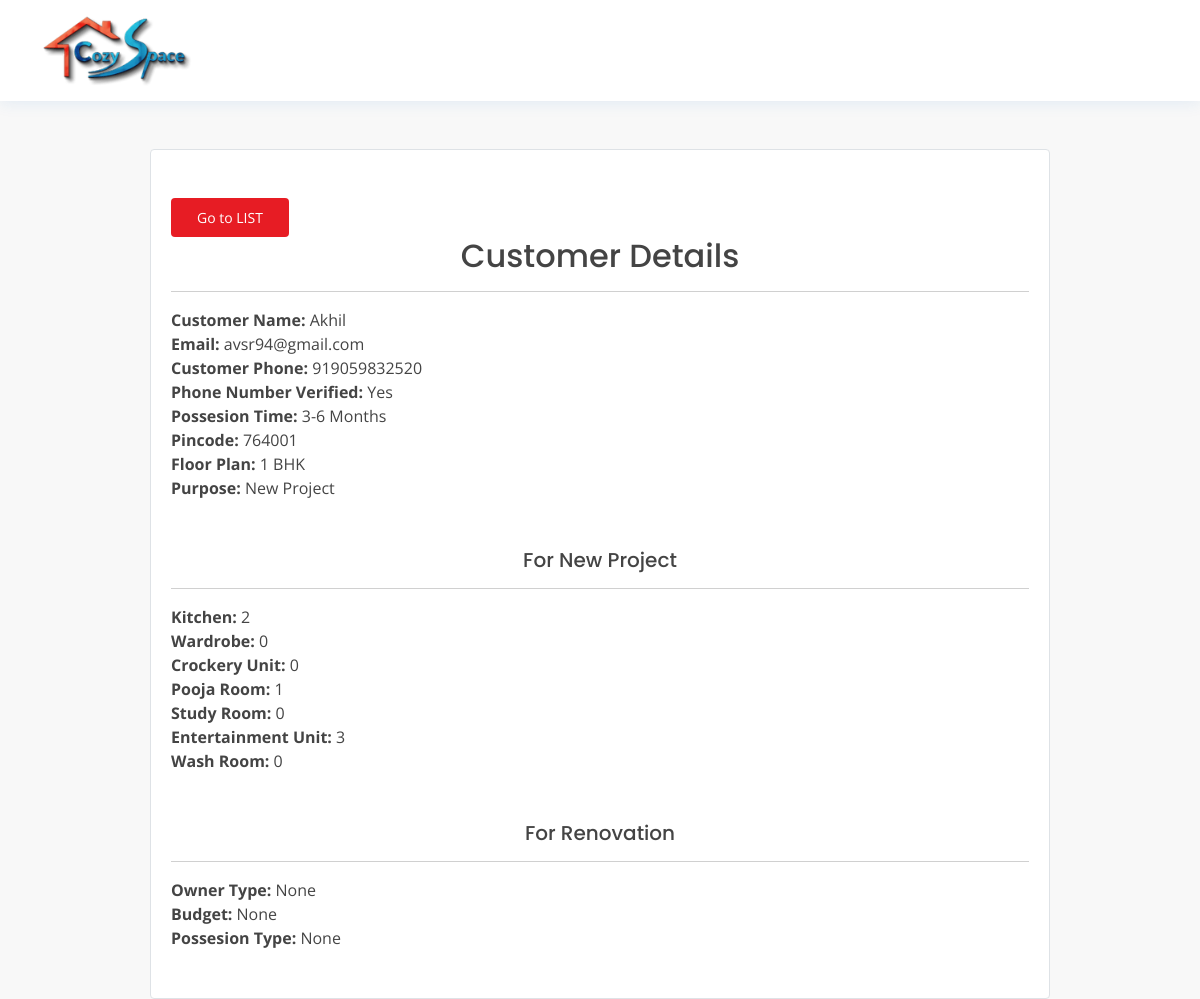
The app's page /customer/19 with its own data.
### main/models.py (models this page shows, shortened)
class GetQoute(models.Model):
    customer_name = models.CharField(max_length=100)
    customer_email = models.EmailField()
    customer_number = models.IntegerField()
    is_number_verified = models.BooleanField(default=False)
    possesion_time = models.CharField(max_length=20)
    pincode = models.CharField(max_length=6)
    reg_date = models.DateTimeField('date published',blank=True, null=True)
    floorPlan = models.CharField(max_length=100)
    purpose = models.CharField(max_length=100)
    kitchen = models.IntegerField(default=0,blank=True, null=True)
    wardrobe = models.IntegerField(default=0,blank=True, null=True)
    crockeryunit = models.IntegerField(default=0,blank=True, null=True)
    poojaroom = models.IntegerField(default=0,blank=True, null=True)
    studyunit = models.IntegerField(default=0,blank=True, null=True)
    entertainmentunit = models.IntegerField(default=0,blank=True, null=True)
    washroom = models.IntegerField(default=0,blank=True, null=True)
    ownertype = models.CharField(max_length=60, blank=True, null=True)
    budget = models.CharField(max_length=60, blank=True, null=True)
    possesion_type = models.CharField(max_length=60, blank=True, null=True)

### main/views.py (the view)
# urls.py: path('customer/<int:pk>', views.customer_detail, name='customer'),
def customer_detail(request, pk):
	return render(request, 'customer.html', {'customer': get_object_or_404(GetQoute, pk=pk)})

### main/templates/customer.html (shortened to what this page needs)
{% load static %}
<!DOCTYPE html>
<html lang="en">
<head>
  <link href="{% static 'assets/vendor/animate.css/animate.min.css' %}" rel="stylesheet">
  <link href="{% static 'assets/vendor/bootstrap/css/bootstrap.min.css' %}" rel="stylesheet">
  <link href="{% static 'assets/vendor/bootstrap-icons/bootstrap-icons.css' %}" rel="stylesheet">
  <link href="{% static 'assets/css/style.css' %}" rel="stylesheet">
</head>
<body>
  <header id="header" class="">
    <div class="container d-flex align-items-center justify-content-between">
      <h1 class="logo "><a href="index.html"><img src="{% static 'assets/img/logo.png' %}"></a></h1>
    </div>
  </header>
  <main id="main " class="mt-5">
    <div class="container ">
      <div class="row  border rounded w-60  bg-white">
        <div class="col">
          <div class="mt-5 px-2">
            <div class="form-group">
              <div class="form-row">
                <a href="{% url 'customer-list' %}"><button id="step1enter" class="btn  ms-0 rounded  " title="">Go to LIST</button></a>
                <h2 class="text-center">Customer Details</h2>
                <hr>
                <strong>Customer Name: </strong>{{ customer.customer_name }}<br>
                <strong> Email: </strong>{{ customer.customer_email }}<br>
                <strong>Customer Phone:</strong> {{ customer.customer_number }}<br>
                <strong>Phone Number Verified:</strong>{% if customer.is_number_verified %} Yes {% else %} No {% endif %}<br>
                <strong>Possesion Time: </strong>{{ customer.possesion_time }}<br>
                <strong>Pincode:</strong> {{ customer.pincode }}<br>
                <strong>Floor Plan:</strong> {{ customer.floorPlan }}<br>
                <strong>Purpose:</strong> {{ customer.purpose }}<br>
                <br>
                <br>
                <h5 class="text-center">For New Project</h5>
                <hr>
                <strong>Kitchen:</strong> {{ customer.kitchen }}<br>
                <strong>Wardrobe:</strong> {{ customer.wardrobe }}<br>
                <strong>Crockery Unit:</strong> {{ customer.crockeryunit }}<br>
                <strong>Pooja Room:</strong> {{ customer.poojaroom }}<br>
                <strong>Study Room:</strong> {{ customer.studyunit }}<br>
                <strong>Entertainment Unit:</strong> {{ customer.entertainmentunit }}<br>
                <strong>Wash Room:</strong> {{ customer.washroom }}<br>
                <br>
                <br>
                <h5 class="text-center">For Renovation</h5>
                <hr>
                <strong>Owner Type:</strong> {{ customer.ownertype }}<br>
                <strong>Budget:</strong> {{ customer.budget }}<br>
                <strong>Possesion Type:</strong> {{ customer.possesion_type }}<br>
                <br>
                <br>
              </div>
            </div>
          </div>
        </div>
      </div>
    </div>
  </main>
</body>
</html>

### main/static/assets/css/style.css (style rules this page uses)
body { font-family: "Open Sans", sans-serif; color: #444444; }
a { color: #1977cc; text-decoration: none; }
h1, h2, h3, h4, h5, h6 { font-family: "Poppins", sans-serif; }
#header { background: #fff; transition: all 0.5s; z-index: 997; padding: 15px 0; top: 40px; box-shadow: 0px 2px 15px rgba(25, 119, 204, 0.1); }
#header .logo { font-size: 30px; margin: 0; padding: 0; line-height: 1; font-weight: 700; letter-spacing: 0.5px; font-family: "Poppins", sans-serif; }
#header .logo a { color: #2c4964; }
#header .logo img { max-width: 150px; }
.appointment-btn, .btn { margin-left: 25px; background: #e71c24; color: #fff; border-radius: 50px; padding: 8px 25px; white-space: nowrap; transition: 0.3s; font-size: 14px; display: inline-block; }
.w-60 { max-width: 900px; margin: auto; }

### main/templates/customer.html (style rules this page uses)
body { background: #f8f8f8; }

### records on screen
GetQoute: customer_name "Akhil", customer_email "avsr94@gmail.com", customer_number "919059832520", possesion_time "3-6 Months", pincode "764001", floorPlan "1 BHK", purpose "New Project", kitchen "2", wardrobe "0", crockeryunit "0", poojaroom "1", studyunit "0", entertainmentunit "3", washroom "0", ownertype "None", budget "None", possesion_type "None"
